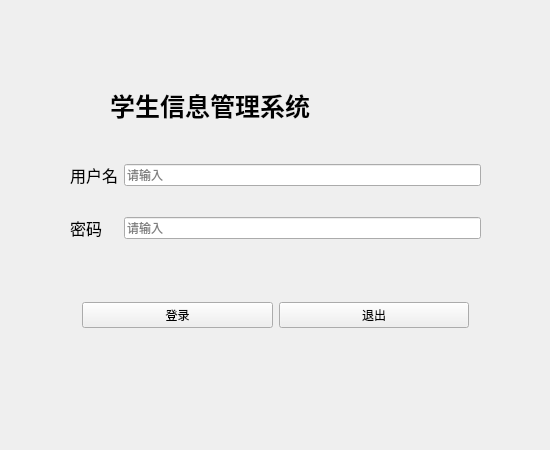
<?xml version="1.0" encoding="UTF-8"?>
<ui version="4.0">
 <class>Page_Login</class>
 <widget class="QWidget" name="Page_Login">
  <property name="geometry">
   <rect>
    <x>0</x>
    <y>0</y>
    <width>550</width>
    <height>450</height>
   </rect>
  </property>
  <property name="minimumSize">
   <size>
    <width>550</width>
    <height>450</height>
   </size>
  </property>
  <property name="maximumSize">
   <size>
    <width>550</width>
    <height>450</height>
   </size>
  </property>
  <property name="windowTitle">
   <string>Form</string>
  </property>
  <property name="windowIcon">
   <iconset resource="res.qrc">
    <normaloff>:/icon.jpg</normaloff>:/icon.jpg</iconset>
  </property>
  <widget class="QLabel" name="lb_title">
   <property name="geometry">
    <rect>
     <x>110</x>
     <y>60</y>
     <width>471</width>
     <height>91</height>
    </rect>
   </property>
   <property name="minimumSize">
    <size>
     <width>0</width>
     <height>60</height>
    </size>
   </property>
   <property name="font">
    <font>
     <pointsize>19</pointsize>
     <weight>75</weight>
     <bold>true</bold>
    </font>
   </property>
   <property name="text">
    <string>学生信息管理系统</string>
   </property>
  </widget>
  <widget class="QWidget" name="widget" native="true">
   <property name="geometry">
    <rect>
     <x>70</x>
     <y>140</y>
     <width>411</width>
     <height>125</height>
    </rect>
   </property>
   <property name="minimumSize">
    <size>
     <width>410</width>
     <height>125</height>
    </size>
   </property>
   <layout class="QGridLayout" name="gridLayout">
    <item row="1" column="0">
     <widget class="QLabel" name="label_2">
      <property name="font">
       <font>
        <pointsize>12</pointsize>
       </font>
      </property>
      <property name="text">
       <string>密码</string>
      </property>
     </widget>
    </item>
    <item row="0" column="1">
     <widget class="QLineEdit" name="le_password">
      <property name="maxLength">
       <number>8</number>
      </property>
      <property name="placeholderText">
       <string>请输入</string>
      </property>
     </widget>
    </item>
    <item row="0" column="0">
     <widget class="QLabel" name="label">
      <property name="font">
       <font>
        <pointsize>12</pointsize>
       </font>
      </property>
      <property name="text">
       <string>用户名</string>
      </property>
     </widget>
    </item>
    <item row="1" column="1">
     <widget class="QLineEdit" name="le_usernam">
      <property name="maxLength">
       <number>8</number>
      </property>
      <property name="placeholderText">
       <string>请输入</string>
      </property>
     </widget>
    </item>
   </layout>
  </widget>
  <widget class="QWidget" name="widget_3" native="true">
   <property name="geometry">
    <rect>
     <x>80</x>
     <y>290</y>
     <width>391</width>
     <height>51</height>
    </rect>
   </property>
   <property name="minimumSize">
    <size>
     <width>0</width>
     <height>40</height>
    </size>
   </property>
   <layout class="QGridLayout" name="gridLayout_2">
    <property name="leftMargin">
     <number>2</number>
    </property>
    <property name="topMargin">
     <number>0</number>
    </property>
    <property name="rightMargin">
     <number>2</number>
    </property>
    <property name="bottomMargin">
     <number>0</number>
    </property>
    <property name="verticalSpacing">
     <number>0</number>
    </property>
    <item row="0" column="1">
     <widget class="QPushButton" name="bin_exit">
      <property name="text">
       <string>退出</string>
      </property>
     </widget>
    </item>
    <item row="0" column="0">
     <widget class="QPushButton" name="bin_login">
      <property name="text">
       <string>登录</string>
      </property>
     </widget>
    </item>
   </layout>
  </widget>
 </widget>
 <resources>
  <include location="res.qrc"/>
 </resources>
 <connections/>
</ui>
